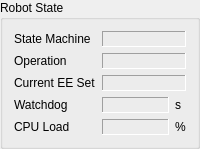
    <widget class="QGroupBox" name="groupBoxRobotState">
     <property name="title">
      <string>Robot State</string>
     </property>
     <layout class="QGridLayout" name="gridLayout_2">
      <item row="0" column="0">
       <widget class="QLabel" name="label">
        <property name="text">
         <string>State Machine</string>
        </property>
       </widget>
      </item>
      <item row="4" column="0">
       <widget class="QLabel" name="label_37">
        <property name="text">
         <string>CPU Load</string>
        </property>
       </widget>
      </item>
      <item row="4" column="1">
       <widget class="QLabel" name="labelCpuLoad">
        <property name="frameShape">
         <enum>QFrame::Panel</enum>
        </property>
        <property name="frameShadow">
         <enum>QFrame::Sunken</enum>
        </property>
        <property name="text">
         <string/>
        </property>
       </widget>
      </item>
      <item row="1" column="0">
       <widget class="QLabel" name="label_3">
        <property name="text">
         <string>Operation</string>
        </property>
       </widget>
      </item>
      <item row="2" column="0">
       <widget class="QLabel" name="label_7">
        <property name="text">
         <string>Current EE Set</string>
        </property>
       </widget>
      </item>
      <item row="3" column="0">
       <widget class="QLabel" name="label_23">
        <property name="text">
         <string>Watchdog</string>
        </property>
       </widget>
      </item>
      <item row="4" column="2">
       <widget class="QLabel" name="label_39">
        <property name="sizePolicy">
         <sizepolicy hsizetype="Fixed" vsizetype="Preferred">
          <horstretch>0</horstretch>
          <verstretch>0</verstretch>
         </sizepolicy>
        </property>
        <property name="text">
         <string>%</string>
        </property>
       </widget>
      </item>
      <item row="3" column="1">
       <widget class="QLabel" name="labelWatchdog">
        <property name="frameShape">
         <enum>QFrame::Panel</enum>
        </property>
        <property name="frameShadow">
         <enum>QFrame::Sunken</enum>
        </property>
        <property name="text">
         <string/>
        </property>
       </widget>
      </item>
      <item row="2" column="1" colspan="2">
       <widget class="QLabel" name="labelCurrentEeSet">
        <property name="frameShape">
         <enum>QFrame::Panel</enum>
        </property>
        <property name="frameShadow">
         <enum>QFrame::Sunken</enum>
        </property>
        <property name="text">
         <string/>
        </property>
       </widget>
      </item>
      <item row="1" column="1" colspan="2">
       <widget class="QLabel" name="labelRequestedOperation">
        <property name="frameShape">
         <enum>QFrame::Panel</enum>
        </property>
        <property name="frameShadow">
         <enum>QFrame::Sunken</enum>
        </property>
        <property name="text">
         <string/>
        </property>
       </widget>
      </item>
      <item row="0" column="1" colspan="2">
       <widget class="QLabel" name="labelMkState">
        <property name="frameShape">
         <enum>QFrame::Panel</enum>
        </property>
        <property name="frameShadow">
         <enum>QFrame::Sunken</enum>
        </property>
        <property name="text">
         <string/>
        </property>
       </widget>
      </item>
      <item row="3" column="2">
       <widget class="QLabel" name="label_40">
        <property name="text">
         <string>s</string>
        </property>
       </widget>
      </item>
     </layout>
    </widget>
